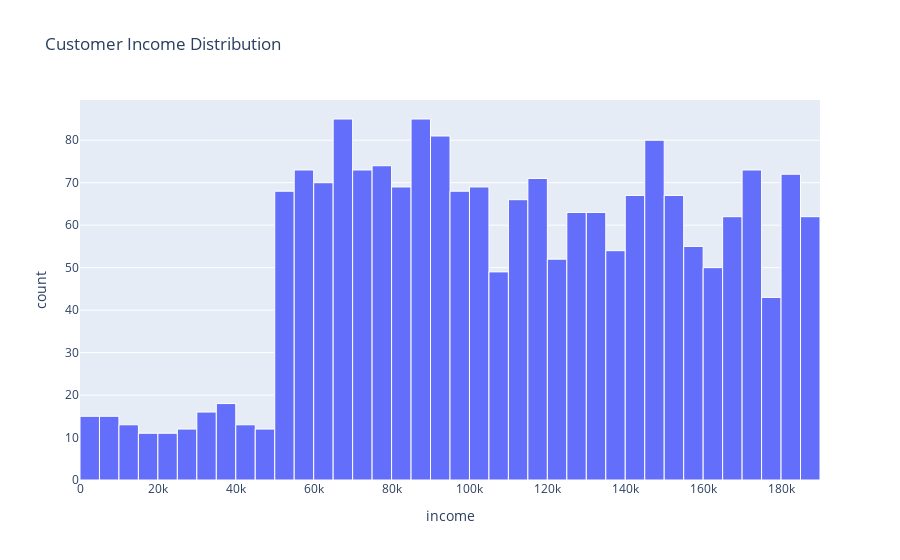

The notebook cell saved with this chart:
### Code cell
# Plotly equivalent

fig = px.histogram(customers, x='income', title='Customer Income Distribution')
fig.update_traces(marker_line_width=1, marker_line_color='white')

fig.show()

### Figure 1 — Plotly figure (JSON) as saved in the notebook; plotly's stock layout.template omitted (floating-point values rounded to 4 significant figures; data arrays with more than 128 entries replaced by an {"elided": "..."} marker saying what was removed)
{"data": [{"alignmentgroup": "True", "bingroup": "x", "hovertemplate": "income=%{x}<br>count=%{y}<extra></extra>", "legendgroup": "", "marker": {"color": "#636efa", "line": {"color": "white", "width": 1}, "pattern": {"shape": ""}}, "name": "", "offsetgroup": "", "orientation": "v", "showlegend": false, "type": "histogram", "x": {"elided": "2000 int values"}, "xaxis": "x", "yaxis": "y"}], "layout": {"barmode": "relative", "legend": {"tracegroupgap": 0}, "title": {"text": "Customer Income Distribution"}, "xaxis": {"anchor": "y", "domain": [0, 1], "title": {"text": "income"}}, "yaxis": {"anchor": "x", "domain": [0, 1], "title": {"text": "count"}}}}
